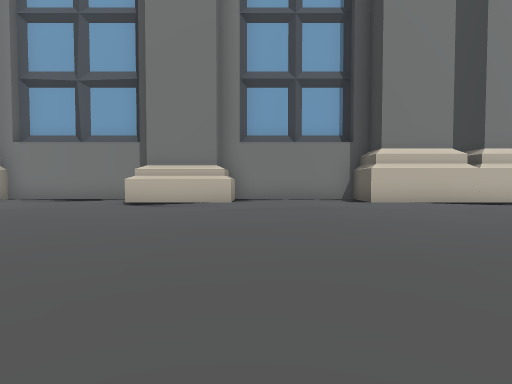
view 1 (above)

21 first-person views from a walk through a scene from a Unity 3-D project. The camera is 0.64 m above the floor, tilts 2° down and sees 80° across. The floor is counted in squares, 1 m on a side. Each view is taken from the middle of a square. On the plan, view 1 faces up. The plan holds only what a view shows up to about 9 squares ahead; the rest is blank. The place goes on beyond the plan. Door leaves are left out, so doorways stand open.

view 2
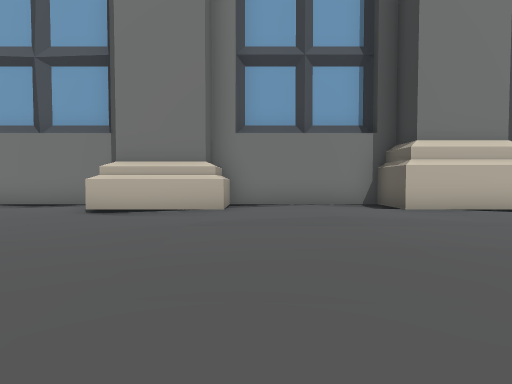

view 3
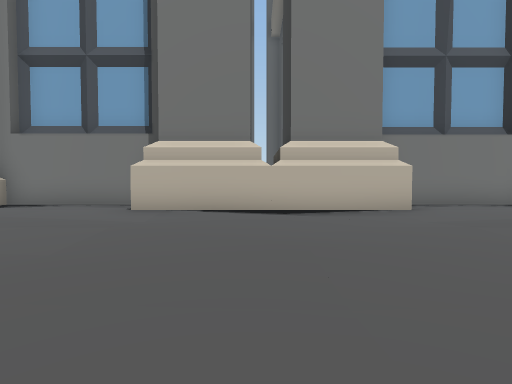

view 4
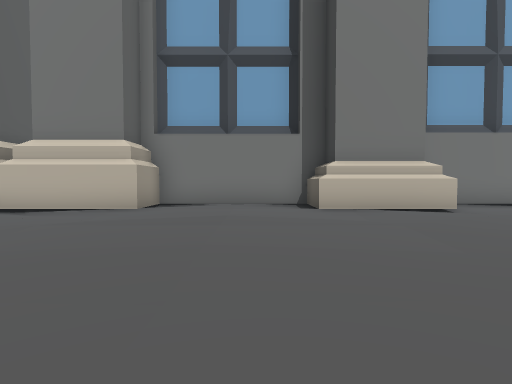

view 5
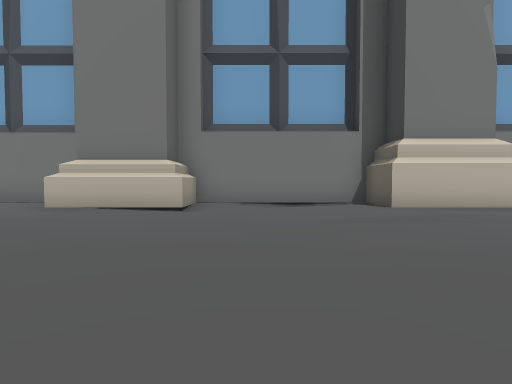

view 6
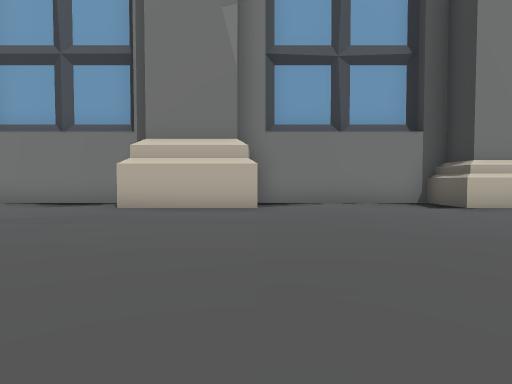

view 7
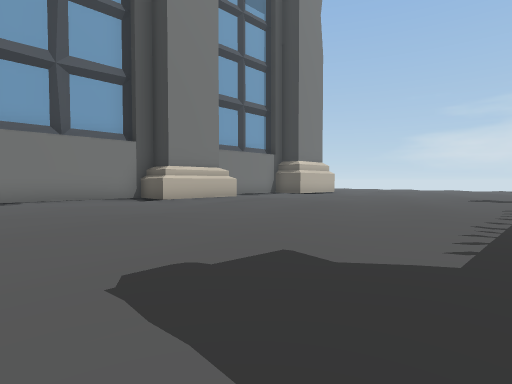

view 8
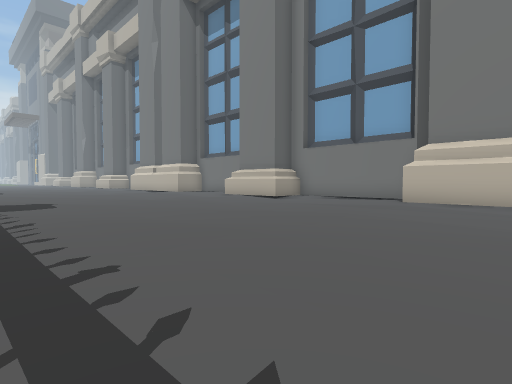

view 9
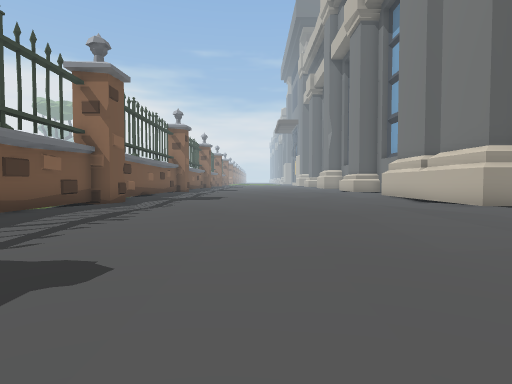

view 10
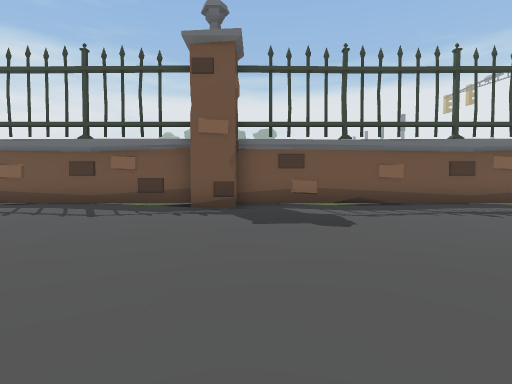

view 11
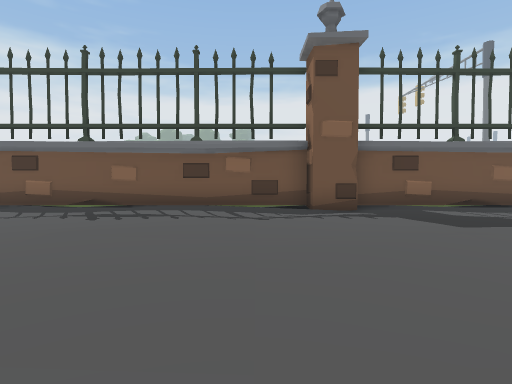

view 12
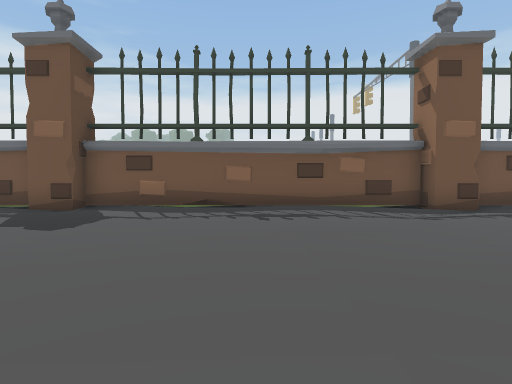

view 13
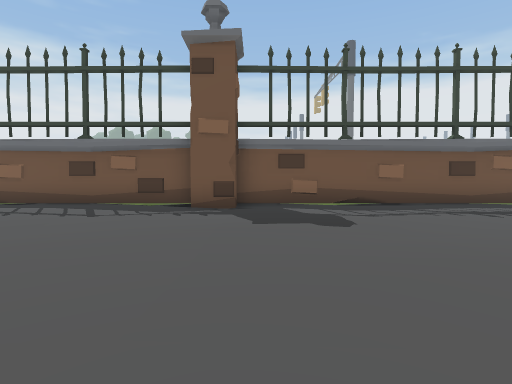

view 14
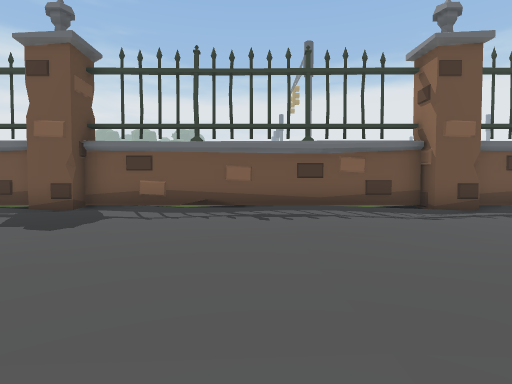

view 15
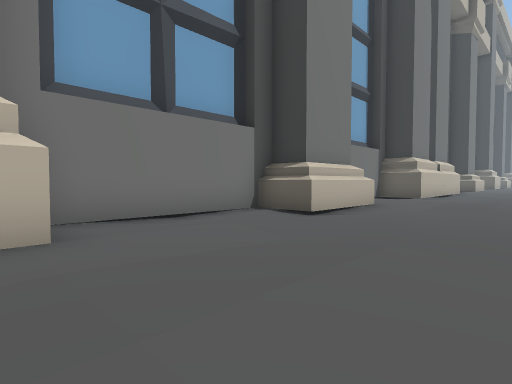

view 16
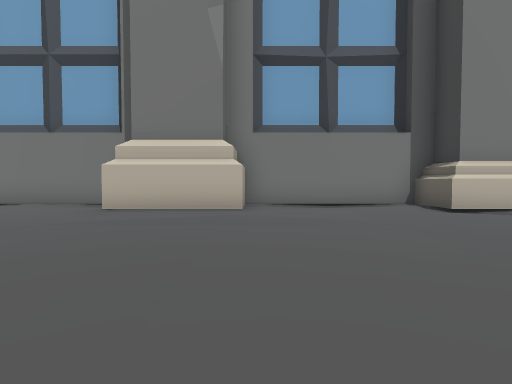

view 17
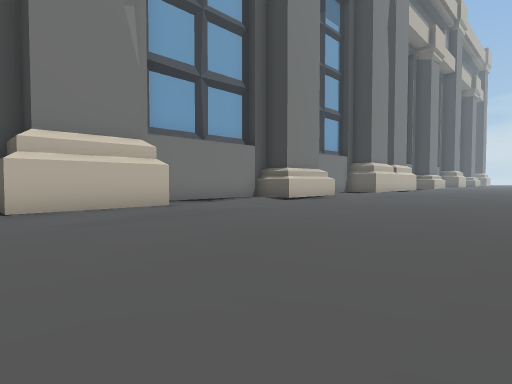

view 18
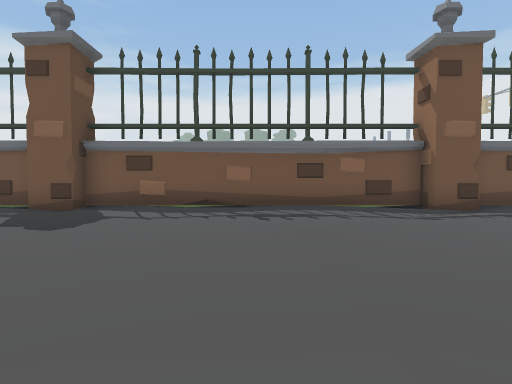

view 19
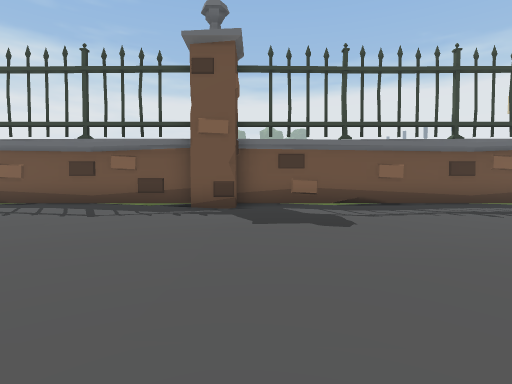

view 20
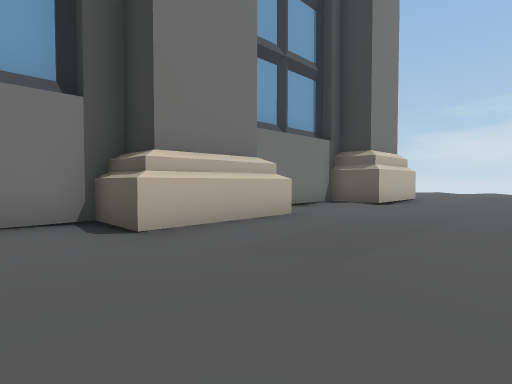

view 21
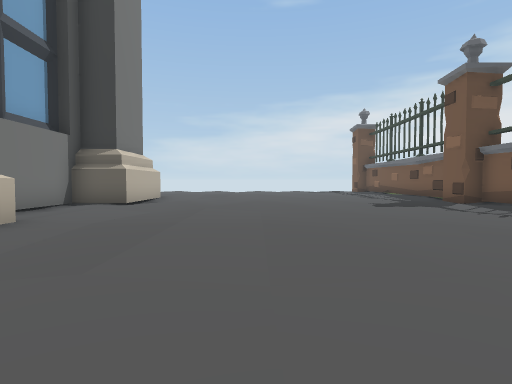

### Floor plan
Key: @ floor where view 1 was taken; # wall or solid block; . main floor; : floor 0.05 m higher than the main floor; - floor 0.05 m lower than the main floor; F fence.
Columns run from 12 left of view 1 to 36 right of it. Each row starts with its distance up from view 1.
 10 ## ##############    #############  ######   ####
  9 .###:..:.###:::.######:::.###-..:####:.-.###:..:#
  8 -.::...:..-.::...:..-.::...:..-.::...:..-.::...:.
  7 -..:....:.-..:....:.-..:....:.-..:....:.-..:....:
  6 .::::::..-.::::::..-.::::::..-.::::::..-.::::::..
  5 .-.::.-.:..-.::.-.:..-.::.-.:..-.::.-.:..-.::.-.:
  4 ..:....:....:....:....:....:....:....:....:....:.
  3 :....:....:....:....:....:....:....:....:....:...
  2 ...:....:....:....:....:....:....:....:....:....:
  1 .................................................
  0 .-.::.-.::.-@::.-.::.-.::.-.::.-.::.-.::.-.::.-.:
 -1 ..:::..:.-..:::..:.-..:::..:.-..:::..:.-..:::..:
 -2 F#############################################
 -3 -..  ... F-..  ... F ..  ... F-..  ... F...

Positions as (right, up) in squares from view 1, and headings:
1: (0, 0), facing up
2: (0, 2), facing up
3: (6, 2), facing up
4: (12, 2), facing up
5: (18, 2), facing up
6: (24, 2), facing up
7: (24, 0), facing up-right
8: (24, 0), facing up-left
9: (17, 3), facing left
10: (16, 6), facing down
11: (9, 6), facing down
12: (2, 6), facing down
13: (-4, 6), facing down
14: (-8, 6), facing down
15: (-9, 5), facing up-right
16: (-8, 2), facing up
17: (-12, 2), facing up-right
18: (22, 6), facing down
19: (26, 6), facing down
20: (27, 5), facing up-right
21: (27, 5), facing right
